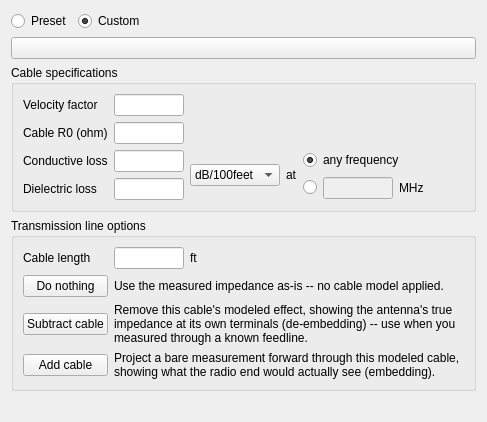
     <widget class="QWidget" name="Cable">
      <attribute name="title">
       <string>Cable</string>
      </attribute>
      <layout class="QVBoxLayout" name="verticalLayout_cable">
       <item>
        <layout class="QHBoxLayout" name="horizontalLayout_cableMode">
         <item>
          <widget class="QRadioButton" name="cablePresetRadio">
           <property name="toolTip">
            <string>Pick a cable type below -- velocity factor, R0, and loss figures are filled in from it and can't be hand-edited while Preset is selected.</string>
           </property>
           <property name="text">
            <string>Preset</string>
           </property>
          </widget>
         </item>
         <item>
          <widget class="QRadioButton" name="cableCustomRadio">
           <property name="toolTip">
            <string>Enter velocity factor, R0, and loss figures by hand -- e.g. from a manufacturer datasheet for a cable not in the preset list, or a velocity factor solved from Tools &gt; TDR Analysis.</string>
           </property>
           <property name="text">
            <string>Custom</string>
           </property>
           <property name="checked">
            <bool>true</bool>
           </property>
          </widget>
         </item>
         <item>
          <spacer name="horizontalSpacer_cableMode">
           <property name="orientation">
            <enum>Qt::Orientation::Horizontal</enum>
           </property>
           <property name="sizeHint" stdset="0">
            <size>
             <width>40</width>
             <height>20</height>
            </size>
           </property>
          </spacer>
         </item>
        </layout>
       </item>
       <item>
        <widget class="QPushButton" name="cableComboBox">
         <property name="sizePolicy">
          <sizepolicy hsizetype="Expanding" vsizetype="Fixed">
           <horstretch>0</horstretch>
           <verstretch>0</verstretch>
          </sizepolicy>
         </property>
        </widget>
       </item>
       <item>
        <widget class="QGroupBox" name="groupBox_8">
         <property name="sizePolicy">
          <sizepolicy hsizetype="Expanding" vsizetype="Preferred">
           <horstretch>0</horstretch>
           <verstretch>0</verstretch>
          </sizepolicy>
         </property>
         <property name="title">
          <string>Cable specifications</string>
         </property>
         <layout class="QGridLayout" name="gridLayout_4">
          <item row="2" column="3" rowspan="2">
           <layout class="QVBoxLayout" name="verticalLayout_7">
            <item>
             <widget class="QRadioButton" name="anyFq">
              <property name="text">
               <string>any frequency</string>
              </property>
              <property name="checked">
               <bool>true</bool>
              </property>
             </widget>
            </item>
            <item>
             <layout class="QHBoxLayout" name="horizontalLayout_21">
              <item>
               <widget class="QRadioButton" name="atFq">
                <property name="text">
                 <string/>
                </property>
               </widget>
              </item>
              <item>
               <widget class="QLineEdit" name="atMHz">
                <property name="enabled">
                 <bool>false</bool>
                </property>
                <property name="minimumSize">
                 <size>
                  <width>0</width>
                  <height>20</height>
                 </size>
                </property>
                <property name="maximumSize">
                 <size>
                  <width>70</width>
                  <height>16777215</height>
                 </size>
                </property>
                <property name="alignment">
                 <set>Qt::AlignmentFlag::AlignCenter</set>
                </property>
               </widget>
              </item>
              <item>
               <widget class="QLabel" name="label_13">
                <property name="text">
                 <string>MHz</string>
                </property>
               </widget>
              </item>
              <item>
               <spacer name="horizontalSpacer_atFq">
                <property name="orientation">
                 <enum>Qt::Orientation::Horizontal</enum>
                </property>
                <property name="sizeHint" stdset="0">
                 <size>
                  <width>0</width>
                  <height>20</height>
                 </size>
                </property>
               </spacer>
              </item>
             </layout>
            </item>
           </layout>
          </item>
          <item row="2" column="0">
           <widget class="QLabel" name="label_10">
            <property name="text">
             <string>Conductive loss</string>
            </property>
           </widget>
          </item>
          <item row="3" column="1">
           <widget class="QLineEdit" name="dielectricLoss">
            <property name="maximumSize">
             <size>
              <width>70</width>
              <height>16777215</height>
             </size>
            </property>
            <property name="alignment">
             <set>Qt::AlignmentFlag::AlignRight|Qt::AlignmentFlag::AlignTrailing|Qt::AlignmentFlag::AlignVCenter</set>
            </property>
           </widget>
          </item>
          <item row="1" column="1">
           <widget class="QLineEdit" name="cableR0">
            <property name="maximumSize">
             <size>
              <width>70</width>
              <height>16777215</height>
             </size>
            </property>
            <property name="alignment">
             <set>Qt::AlignmentFlag::AlignRight|Qt::AlignmentFlag::AlignTrailing|Qt::AlignmentFlag::AlignVCenter</set>
            </property>
           </widget>
          </item>
          <item row="2" column="1">
           <widget class="QLineEdit" name="conductiveLoss">
            <property name="maximumSize">
             <size>
              <width>70</width>
              <height>16777215</height>
             </size>
            </property>
            <property name="alignment">
             <set>Qt::AlignmentFlag::AlignRight|Qt::AlignmentFlag::AlignTrailing|Qt::AlignmentFlag::AlignVCenter</set>
            </property>
           </widget>
          </item>
          <item row="3" column="0">
           <widget class="QLabel" name="label_11">
            <property name="text">
             <string>Dielectric loss</string>
            </property>
           </widget>
          </item>
          <item row="0" column="1">
           <widget class="QLineEdit" name="velocityFactor">
            <property name="maximumSize">
             <size>
              <width>70</width>
              <height>16777215</height>
             </size>
            </property>
            <property name="alignment">
             <set>Qt::AlignmentFlag::AlignRight|Qt::AlignmentFlag::AlignTrailing|Qt::AlignmentFlag::AlignVCenter</set>
            </property>
           </widget>
          </item>
          <item row="2" column="4">
           <spacer name="horizontalSpacer_8">
            <property name="orientation">
             <enum>Qt::Orientation::Horizontal</enum>
            </property>
            <property name="sizeHint" stdset="0">
             <size>
              <width>40</width>
              <height>20</height>
             </size>
            </property>
           </spacer>
          </item>
          <item row="1" column="0">
           <widget class="QLabel" name="label_8">
            <property name="text">
             <string>Cable R0 (ohm)</string>
            </property>
           </widget>
          </item>
          <item row="2" column="2" rowspan="2">
           <layout class="QHBoxLayout" name="horizontalLayout_20">
            <item>
             <widget class="NoScrollComboBox" name="cableLossComboBox">
              <property name="minimumSize">
               <size>
                <width>20</width>
                <height>0</height>
               </size>
              </property>
              <property name="maximumSize">
               <size>
                <width>110</width>
                <height>16777215</height>
               </size>
              </property>
              <item>
               <property name="text">
                <string>dB/100feet</string>
               </property>
              </item>
              <item>
               <property name="text">
                <string>dB/feet</string>
               </property>
              </item>
              <item>
               <property name="text">
                <string>dB/100m</string>
               </property>
              </item>
              <item>
               <property name="text">
                <string>dB/m</string>
               </property>
              </item>
             </widget>
            </item>
            <item>
             <widget class="QLabel" name="label_12">
              <property name="text">
               <string>at</string>
              </property>
             </widget>
            </item>
           </layout>
          </item>
          <item row="0" column="0">
           <widget class="QLabel" name="label_7">
            <property name="text">
             <string>Velocity factor</string>
            </property>
           </widget>
          </item>
         </layout>
        </widget>
       </item>
       <item>
        <widget class="QGroupBox" name="groupBox_9">
         <property name="sizePolicy">
          <sizepolicy hsizetype="Expanding" vsizetype="Preferred">
           <horstretch>0</horstretch>
           <verstretch>0</verstretch>
          </sizepolicy>
         </property>
         <property name="title">
          <string>Transmission line options</string>
         </property>
         <layout class="QGridLayout" name="gridLayout_5">
          <item row="2" column="1">
           <widget class="QLabel" name="subtractCableExplainLabel">
            <property name="sizePolicy">
             <sizepolicy hsizetype="Expanding" vsizetype="Preferred">
              <horstretch>1</horstretch>
              <verstretch>0</verstretch>
             </sizepolicy>
            </property>
            <property name="minimumSize">
             <size>
              <width>320</width>
              <height>0</height>
             </size>
            </property>
            <property name="text">
             <string>Remove this cable's modeled effect, showing the antenna's true impedance at its own terminals (de-embedding) -- use when you measured through a known feedline.</string>
            </property>
            <property name="wordWrap">
             <bool>true</bool>
            </property>
           </widget>
          </item>
          <item row="1" column="1">
           <widget class="QLabel" name="doNothingExplainLabel">
            <property name="sizePolicy">
             <sizepolicy hsizetype="Expanding" vsizetype="Preferred">
              <horstretch>1</horstretch>
              <verstretch>0</verstretch>
             </sizepolicy>
            </property>
            <property name="minimumSize">
             <size>
              <width>320</width>
              <height>0</height>
             </size>
            </property>
            <property name="text">
             <string>Use the measured impedance as-is -- no cable model applied.</string>
            </property>
            <property name="wordWrap">
             <bool>true</bool>
            </property>
           </widget>
          </item>
          <item row="0" column="1">
           <layout class="QHBoxLayout" name="horizontalLayout_cableLength">
            <item>
             <widget class="QLineEdit" name="cableLen">
              <property name="maximumSize">
               <size>
                <width>70</width>
                <height>16777215</height>
               </size>
              </property>
              <property name="alignment">
               <set>Qt::AlignmentFlag::AlignRight|Qt::AlignmentFlag::AlignTrailing|Qt::AlignmentFlag::AlignVCenter</set>
              </property>
             </widget>
            </item>
            <item>
             <widget class="QLabel" name="cableLenUnitLabel">
              <property name="text">
               <string notr="true">ft</string>
              </property>
             </widget>
            </item>
            <item>
             <spacer name="horizontalSpacer_cableLen">
              <property name="orientation">
               <enum>Qt::Orientation::Horizontal</enum>
              </property>
              <property name="sizeHint" stdset="0">
               <size>
                <width>40</width>
                <height>20</height>
               </size>
              </property>
             </spacer>
            </item>
           </layout>
          </item>
          <item row="2" column="0">
           <widget class="QPushButton" name="subtractCableBtn">
            <property name="minimumSize">
             <size>
              <width>0</width>
              <height>20</height>
             </size>
            </property>
            <property name="text">
             <string>Subtract cable</string>
            </property>
            <property name="checkable">
             <bool>true</bool>
            </property>
           </widget>
          </item>
          <item row="3" column="0">
           <widget class="QPushButton" name="addCableBtn">
            <property name="minimumSize">
             <size>
              <width>0</width>
              <height>20</height>
             </size>
            </property>
            <property name="text">
             <string>Add cable</string>
            </property>
            <property name="checkable">
             <bool>true</bool>
            </property>
           </widget>
          </item>
          <item row="1" column="0">
           <widget class="QPushButton" name="doNothingBtn">
            <property name="minimumSize">
             <size>
              <width>0</width>
              <height>20</height>
             </size>
            </property>
            <property name="text">
             <string>Do nothing</string>
            </property>
            <property name="checkable">
             <bool>true</bool>
            </property>
           </widget>
          </item>
          <item row="3" column="1">
           <widget class="QLabel" name="addCableExplainLabel">
            <property name="sizePolicy">
             <sizepolicy hsizetype="Expanding" vsizetype="Preferred">
              <horstretch>1</horstretch>
              <verstretch>0</verstretch>
             </sizepolicy>
            </property>
            <property name="minimumSize">
             <size>
              <width>320</width>
              <height>0</height>
             </size>
            </property>
            <property name="text">
             <string>Project a bare measurement forward through this modeled cable, showing what the radio end would actually see (embedding).</string>
            </property>
            <property name="wordWrap">
             <bool>true</bool>
            </property>
           </widget>
          </item>
          <item row="0" column="0">
           <widget class="QLabel" name="label_14">
            <property name="text">
             <string>Cable length</string>
            </property>
           </widget>
          </item>
         </layout>
        </widget>
       </item>
       <item>
        <spacer name="verticalSpacer_cable">
         <property name="orientation">
          <enum>Qt::Orientation::Vertical</enum>
         </property>
         <property name="sizeHint" stdset="0">
          <size>
           <width>20</width>
           <height>0</height>
          </size>
         </property>
        </spacer>
       </item>
       <item>
        <layout class="QHBoxLayout" name="horizontalLayout_22">
         <item>
          <spacer name="horizontalSpacer_2">
           <property name="orientation">
            <enum>Qt::Orientation::Horizontal</enum>
           </property>
           <property name="sizeHint" stdset="0">
            <size>
             <width>40</width>
             <height>20</height>
            </size>
           </property>
          </spacer>
         </item>
        </layout>
       </item>
      </layout>
     </widget>
